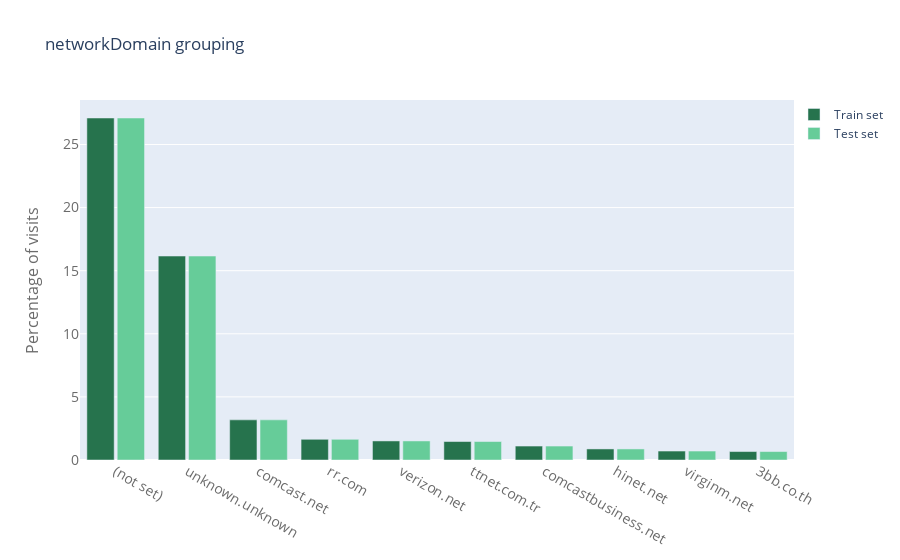

Notebook code cell kept with this figure:
### Code cell
barplot_percentage('networkDomain', num_bars= 10, 
                   color1='rgb(38, 115, 77)', color2='rgb(102, 204, 153)')

### Figure 1 — Plotly figure (JSON) as saved in the notebook; plotly's stock layout.template omitted (floating-point values rounded to 4 significant figures)
{"data": [{"marker": {"color": "rgb(38, 115, 77)"}, "name": "Train set", "type": "bar", "x": ["(not set)", "unknown.unknown", "comcast.net", "rr.com", "verizon.net", "ttnet.com.tr", "comcastbusiness.net", "hinet.net", "virginm.net", "3bb.co.th"], "y": [27.1, 16.16, 3.181, 1.641, 1.509, 1.464, 1.105, 0.8763, 0.7098, 0.6691]}, {"marker": {"color": "rgb(102, 204, 153)"}, "name": "Test set", "type": "bar", "x": ["(not set)", "unknown.unknown", "comcast.net", "rr.com", "verizon.net", "ttnet.com.tr", "comcastbusiness.net", "hinet.net", "virginm.net", "3bb.co.th"], "y": [27.1, 16.16, 3.181, 1.641, 1.509, 1.464, 1.105, 0.8763, 0.7098, 0.6691]}], "layout": {"bargap": 0.15, "bargroupgap": 0.1, "barmode": "group", "legend": {"bgcolor": "rgba(255, 255, 255, 0)", "bordercolor": "rgba(255, 255, 255, 0)", "x": 1, "y": 1}, "title": {"text": "networkDomain grouping"}, "xaxis": {"tickfont": {"color": "rgb(107, 107, 107)", "size": 14}}, "yaxis": {"tickfont": {"color": "rgb(107, 107, 107)", "size": 14}, "title": {"font": {"color": "rgb(107, 107, 107)", "size": 16}, "text": "Percentage of visits"}}}}
